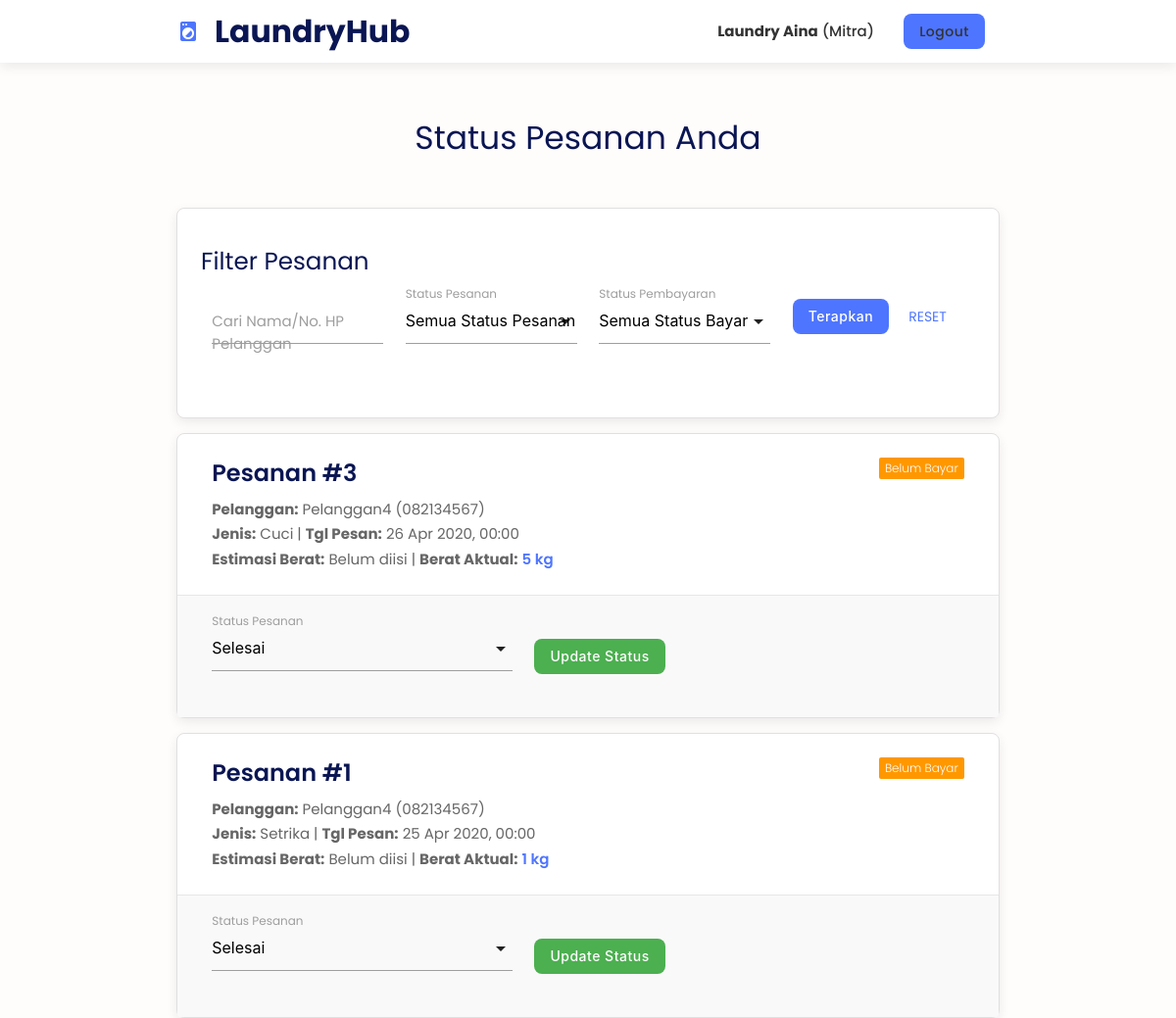
The app's page /status.php (signed in, upper part), older data.
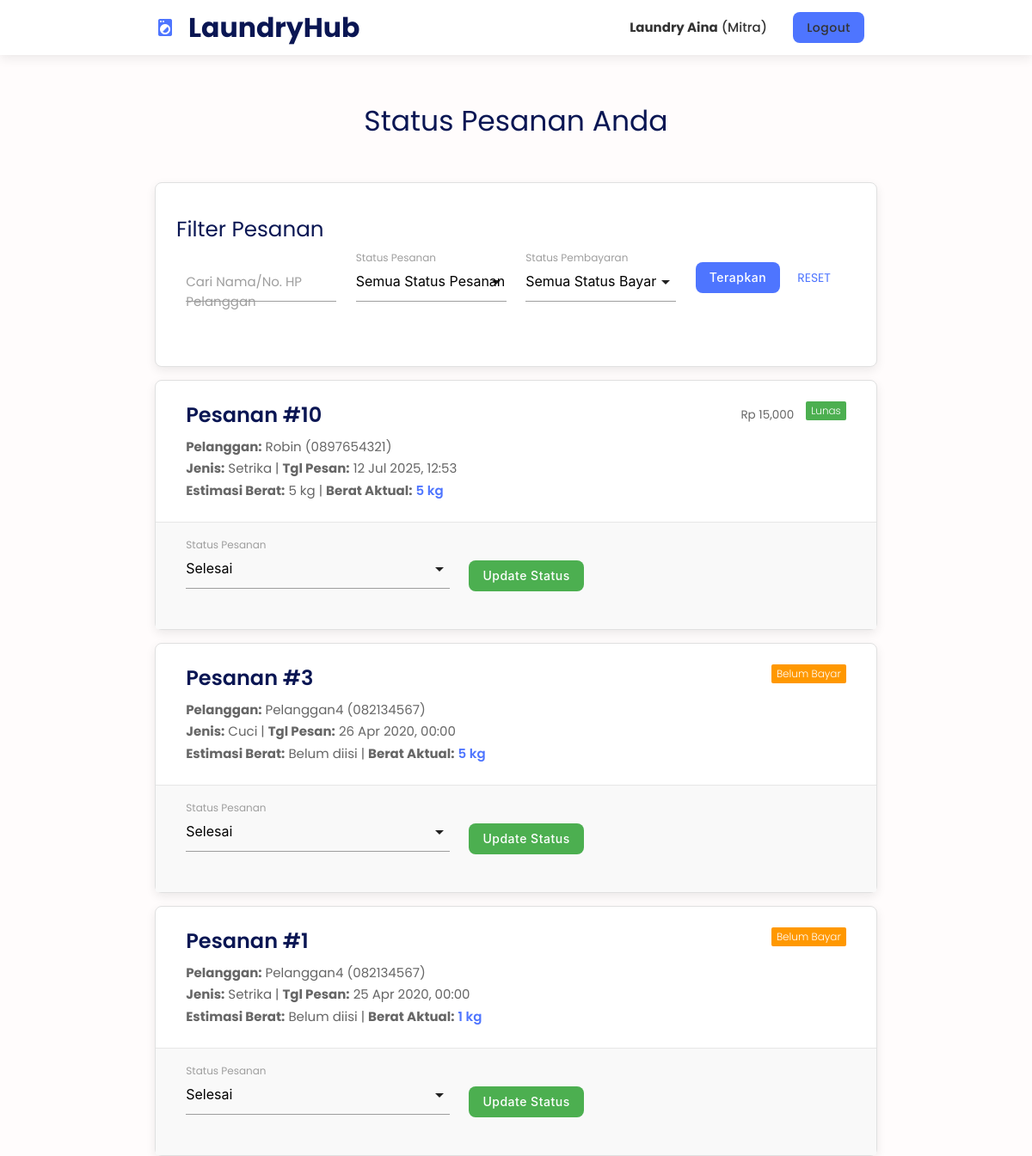
The same page, newer data.
### tables this page shows
CREATE TABLE `transaksi` (
  `id_transaksi` int(11) NOT NULL,
  `id_pesanan` int(11) NOT NULL,
  `id_mitra` int(11) NOT NULL,
  `id_pelanggan` int(11) NOT NULL,
  `tgl_transaksi` datetime DEFAULT NULL,
  `total_bayar` int(11) DEFAULT NULL,
  `status_pembayaran` enum('Belum Bayar','Lunas','Gagal') NOT NULL DEFAULT 'Belum Bayar',
  `payment_gateway_id` varchar(255) DEFAULT NULL,
  `rating` int(11) DEFAULT NULL,
  `komentar` text NOT NULL,
  `status_ulasan` enum('Aktif','Dihapus') NOT NULL DEFAULT 'Aktif'
);

CREATE TABLE `pesanan` (
  `id_pesanan` int(11) NOT NULL,
  `id_mitra` int(11) NOT NULL,
  `id_pelanggan` int(11) DEFAULT NULL,
  `tgl_mulai` datetime NOT NULL,
  `tgl_selesai` datetime DEFAULT NULL,
  `jenis` varchar(20) DEFAULT NULL,
  `total_item` int(11) DEFAULT NULL,
  `estimasi_berat` double DEFAULT NULL,
  `berat` double DEFAULT NULL,
  `harga_estimasi` int(11) DEFAULT NULL,
  `harga_final` int(11) DEFAULT NULL,
  `alamat_antar_jemput` varchar(255) NOT NULL,
  `catatan` text NOT NULL,
  `status_pesanan` varchar(30) DEFAULT NULL
);

CREATE TABLE `pelanggan` (
  `id_pelanggan` int(11) NOT NULL,
  `nama` varchar(50) DEFAULT NULL,
  `email` varchar(50) DEFAULT NULL,
  `telp` varchar(15) DEFAULT NULL,
  `alamat` varchar(255) DEFAULT NULL,
  `latitude` decimal(10,8) DEFAULT NULL,
  `longitude` decimal(11,8) DEFAULT NULL,
  `foto` text NOT NULL,
  `password` varchar(255) DEFAULT NULL
);

### status.php (the view, shortened to what the changed rows need)
<?php
include 'connect-db.php';
$login_type = ''; $user_id = 0;
if (isset($_SESSION["login-mitra"])) { $login_type = "Mitra"; $user_id = $_SESSION["mitra"]; }
elseif (isset($_SESSION["login-pelanggan"])) { $login_type = "Pelanggan"; $user_id = $_SESSION["pelanggan"]; }
elseif (isset($_SESSION["login-admin"])) { header("Location: admin.php"); exit; }
?>
<!DOCTYPE html>
<html lang="en">
<head>
</head>
<body>
<main class="main-content">
    <div class="container">
        <br>
        <?php if ($login_type == "Mitra") :
            $where_clauses = ["p.id_mitra = $user_id"];
            $query_str = "SELECT p.*, pl.nama as nama_pelanggan, pl.telp as telp_pelanggan, t.status_pembayaran, t.id_transaksi
                          FROM pesanan p JOIN pelanggan pl ON p.id_pelanggan = pl.id_pelanggan LEFT JOIN transaksi t ON p.id_pesanan = t.id_pesanan";
            if (!empty($where_clauses)) { $query_str .= " WHERE " . implode(' AND ', $where_clauses); }
            $query_str .= " ORDER BY p.tgl_mulai DESC";
            $query = mysqli_query($connect, $query_str);
            ?>
            <?php if(mysqli_num_rows($query) > 0): while ($pesanan = mysqli_fetch_assoc($query)) : ?>
            <div class="card">
                <div class="card-content">
                    <div class="row" style="margin-bottom:0;">
                        <div class="col s8">
                            <span class="card-title" style="font-weight: 600; color:var(--dark-navy);">Pesanan #<?= $pesanan['id_pesanan'] ?></span>
                            <p><b>Pelanggan:</b> <?= htmlspecialchars($pesanan['nama_pelanggan']) ?> (<?= htmlspecialchars($pesanan['telp_pelanggan']) ?>)</p>
                            <p><b>Jenis:</b> <?= ucfirst(htmlspecialchars($pesanan['jenis'])) ?> | <b>Tgl Pesan:</b> <?= date('d M Y, H:i', strtotime($pesanan['tgl_mulai'])) ?></p>
                            <p>
                                <b>Estimasi Berat:</b> <?= $pesanan['estimasi_berat'] ? $pesanan['estimasi_berat'] . ' kg' : 'Belum diisi' ?> |
                                <b>Berat Aktual:</b>
                                <?php if ($pesanan['berat']) : ?>
                                    <span style="color: var(--primary-blue); font-weight: 600;"><?= $pesanan['berat'] ?> kg</span>
                                <?php else : ?>
                                    <span style="color: #ff9800; font-style: italic;">Belum ditimbang</span>
                                <?php endif; ?>
                            </p>
                        </div>
                        <div class="col s4 right-align">
                            <?php $status_bayar = $pesanan['status_pembayaran'] ?? 'Belum Ada Tagihan';
                            $badge_color = ['Lunas' => 'green', 'Belum Bayar' => 'orange', 'Belum Ada Tagihan' => 'grey']; ?>
                            <span class="new badge <?= $badge_color[$status_bayar] ?>" data-badge-caption=""><?= $status_bayar ?></span>
                            <?php if ($pesanan['harga_final']) : ?>
                                <p style="margin: 5px 0 0 0; font-size: 0.9rem; color: var(--text-light);">
                                    Rp <?= number_format($pesanan['harga_final']) ?>
                                </p>
                            <?php endif; ?>
                        </div>
                    </div>
                </div>
                <div class="card-action" style="background-color: #f9f9f9;">
                    <?php if ($pesanan['berat'] == NULL) :  ?>
                        <form action="" method="post" class="row valign-wrapper" style="margin-bottom:0;">
                            <input type="hidden" name="id_pesanan" value="<?= $pesanan['id_pesanan'] ?>">
                            <div class="input-field col s8 m5">
                                <input type="number" step="0.1" name="berat_aktual" placeholder="Contoh: 3.5" required>
                                <label>Berat Aktual (Kg)</label>
                                <?php if ($pesanan['estimasi_berat']) : ?>
                                    <span class="helper-text">Estimasi: <?= $pesanan['estimasi_berat'] ?> kg</span>
                                <?php endif; ?>
                            </div>
                            <div class="col s4 m7"><button class="btn blue" type="submit" name="konfirmasi_berat">Konfirmasi Berat</button></div>
                        </form>
                    <?php else:  ?>
                        <form action="" method="post" class="row valign-wrapper" style="margin-bottom:0;" id="form-status-<?= $pesanan['id_pesanan'] ?>">
                            <div class="input-field col s8 m5">
                                <label>Status Pesanan</label>
                            </div>
                            <div class="col s4 m7">
                                <button class="btn green" type="submit" name="simpan_status" onclick="return validateForm(<?= $pesanan['id_pesanan'] ?>)">Update Status</button>
                            </div>
                        </form>
                    <?php endif; ?>
                </div>
            </div>
        <?php endwhile; else: echo "<p class='center light'>Tidak ada pesanan yang cocok dengan filter Anda.</p>"; endif; ?>
        <?php endif; ?>
    </div>
</main>
</body>
</html>

Row changes from the older to the newer data that the page shows:
added transaksi: id_pesanan.id_pesanan "10", id_pelanggan.nama "Robin", id_pelanggan.telp "0897654321", id_pesanan.jenis "Setrika", id_pesanan.tgl_mulai "12 Jul 2025, 12:53", id_pesanan.estimasi_berat "5", id_pesanan.berat "5", status_pembayaran "Lunas", id_pesanan.harga_final "15,000"
